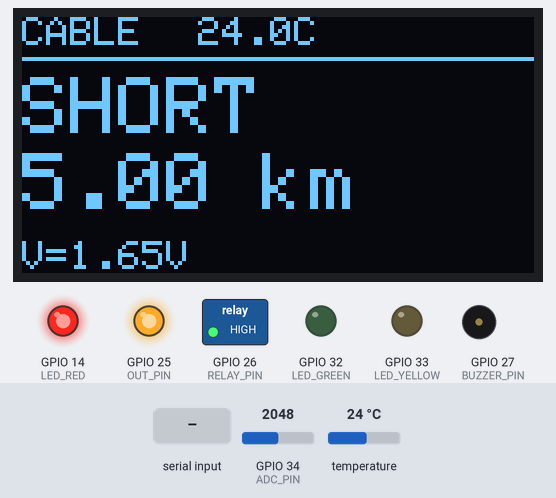
This program was run on a simulated ESP32. On the bench: 128×64 one-colour display, switched loads named in the program (green lamp = pin HIGH), output pins drawn as LEDs (lit = HIGH), buzzer (waves = sounding, pin HIGH). Inputs (shaded band) come from the test bench; at power-on: GPIO 34 (ADC_PIN) = 2048, temperature 24 °C. What the program prints to the serial monitor is not drawn.

Above: at 3.9 s.
4.0 s: GPIO 34 (ADC_PIN) set to 2445
At 7.9 s:
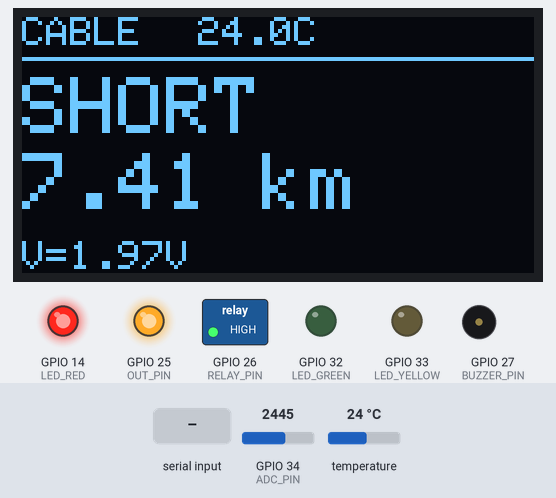
8.2 s: GPIO 34 (ADC_PIN) set to 2517
At 10.9 s:
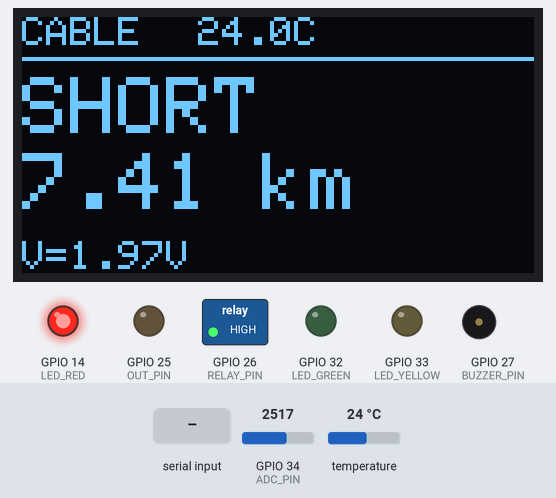
16.5 s: GPIO 34 (ADC_PIN) set to 2866
At 17.8 s:
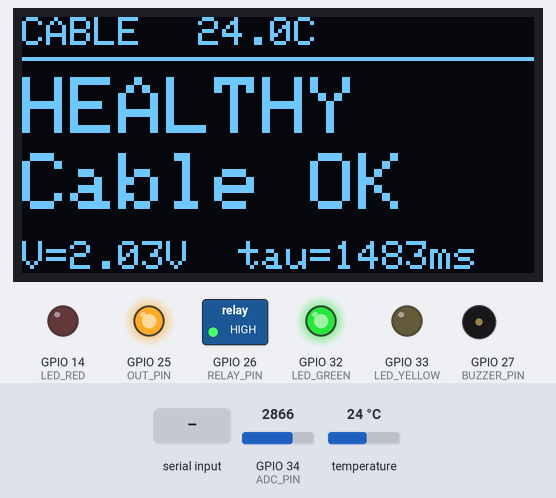
25.3 s: GPIO 34 (ADC_PIN) set to 2047
At 28.7 s:
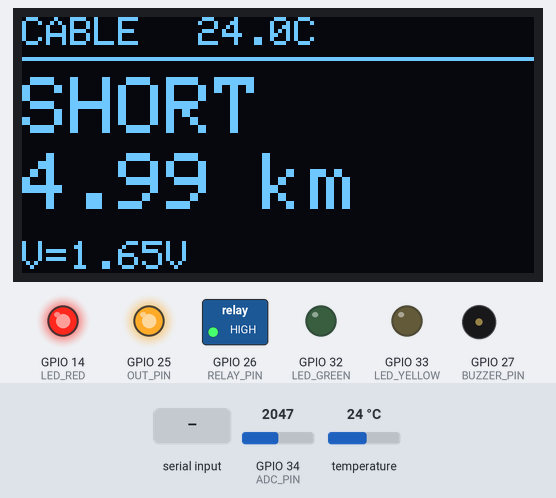
32.6 s: "m" received over Serial
At 37.9 s:
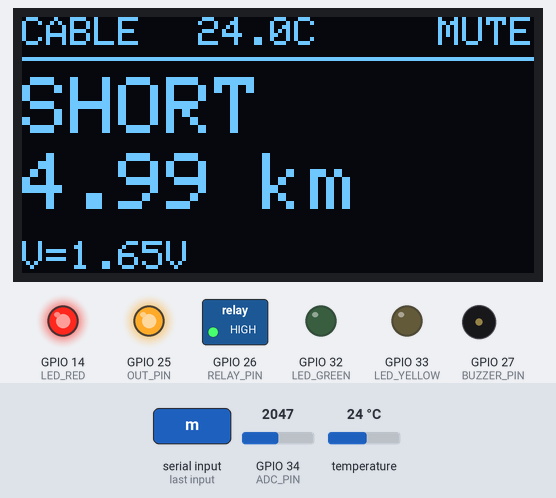
38.7 s: GPIO 34 (ADC_PIN) set to 3603
At 45.7 s:
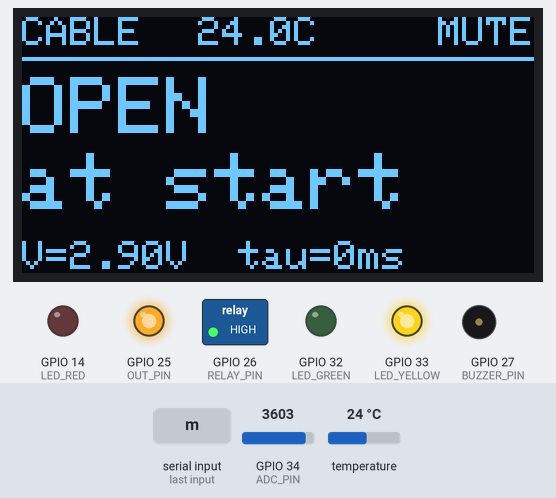
Timing chart, 0 to 57.1 s (numbered marks = the images above; inputs shaded):
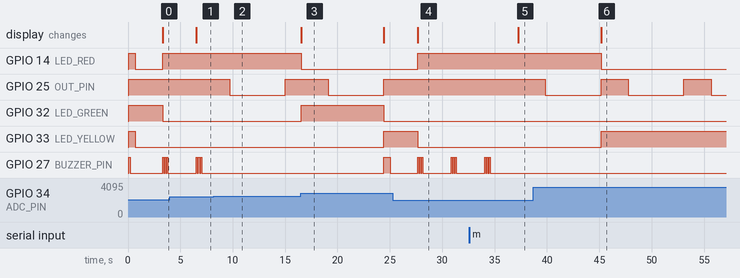

The program:

main.cpp
```cpp
// ESP32 R-C cable fault detection (no sensor modules)
// D25 drives the line through R_s (1 kOhm); D34 reads node A.
// Cable model: 100 ohm per conductor per km, 100 uF across each km, R_L 10 kOhm at the end.
//
// Short:  steady V low; R = R_s * V / (3.3 - V), distance = R / (2 * R_PER_KM)
// Else:   discharge, then time the charge to 63% of 3.3 V.
//         tau = R_s * C = 100 ms per connected km.
//         All 4 km connected -> healthy; fewer -> open after that many km.
//
// Relay (SO4): D26 -> relay IN, COM/NC in series with the line at 3 km.
// Serial Monitor: send '1' to open SO4 (open fault after 3 km), '0' to restore.
//
// Alerts: green LED D32 = healthy, yellow LED D33 = open, red LED D14 = short.
//         Buzzer D27: short = 3 quick beeps, open = 1 long beep each cycle.
//         Serial 'm' mutes / unmutes the buzzer.
//
// OLED SSD1306 128x64 (I2C 0x3C): SDA = D21, SCL = D22, VCC = 3V3.
// TMP117 (I2C 0x48) on the same SDA/SCL: cable temperature.
//         Healthy cable at or above OVERHEAT_C -> OVERHEAT (red LED, 2 beeps).
#include <Arduino.h>
#include <Wire.h>
#include <Adafruit_GFX.h>
#include <Adafruit_SSD1306.h>
#include <Adafruit_TMP117.h>

const int OUT_PIN = 25;
const int ADC_PIN = 34;
const int RELAY_PIN = 26;
const int LED_GREEN = 32;
const int LED_YELLOW = 33;
const int LED_RED = 14;
const int BUZZER_PIN = 27;
const bool RELAY_ACTIVE_LOW = true; // most relay modules switch on when IN is LOW
const bool BUZZER_ACTIVE_LOW = false;
const float VCC = 3.3;
const float RS = 1000.0;            // series resistor R_s
const float R_PER_KM = 100.0;       // per conductor, per km
const float TAU_PER_KM_MS = 100.0;  // R_s * 100 uF
const int CABLE_KM = 4;
const float SHORT_V = 2.0;          // steady V below this: short
const int TAU_MV = 2080;            // 63% of 3.3 V
const unsigned long SETTLE_MS = 2500;
const unsigned long TAU_TIMEOUT_MS = 3000;
const float OVERHEAT_C = 40.0;

enum Status { HEALTHY, SHORT_FAULT, OPEN_FAULT, OVERHEAT };

Adafruit_SSD1306 oled(128, 64, &Wire, -1);
Adafruit_TMP117 tmp117;
bool oledOk = false;
bool tmpOk = false;
float tempC = NAN;
bool relayOn = false;
bool muted = false;

// Status screen: header, big status, big distance, small V / tau line.
void drawScreen(const char* status, const char* distance, float v, float tau) {
  if (!oledOk) return;
  oled.clearDisplay();
  oled.setTextColor(SSD1306_WHITE);
  oled.setTextSize(1);
  oled.setCursor(0, 0);
  oled.print("CABLE");
  oled.setCursor(44, 0);
  if (isnan(tempC)) oled.print("--.-C");
  else oled.printf("%.1fC", tempC);
  if (muted) {
    oled.setCursor(104, 0);
    oled.print("MUTE");
  }
  oled.drawLine(0, 10, 127, 10, SSD1306_WHITE);
  oled.setTextSize(2);
  oled.setCursor(0, 15);
  oled.print(status);
  oled.setCursor(0, 34);
  oled.print(distance);
  oled.setTextSize(1);
  oled.setCursor(0, 56);
  if (tau >= 0) oled.printf("V=%.2fV  tau=%.0fms", v, tau);
  else oled.printf("V=%.2fV", v);
  oled.display();
}

void setRelay(bool on) {
  relayOn = on;
  digitalWrite(RELAY_PIN, (on != RELAY_ACTIVE_LOW) ? HIGH : LOW);
}

void buzzer(bool on) {
  digitalWrite(BUZZER_PIN, (on != BUZZER_ACTIVE_LOW) ? HIGH : LOW);
}

void beep(int count, int onMs, int offMs) {
  if (muted) return;
  for (int i = 0; i < count; i++) {
    buzzer(true);
    delay(onMs);
    buzzer(false);
    delay(offMs);
  }
}

void showStatus(Status st) {
  digitalWrite(LED_GREEN, st == HEALTHY);
  digitalWrite(LED_YELLOW, st == OPEN_FAULT);
  digitalWrite(LED_RED, st == SHORT_FAULT || st == OVERHEAT);
  if (st == SHORT_FAULT) beep(3, 100, 100);
  else if (st == OPEN_FAULT) beep(1, 600, 0);
  else if (st == OVERHEAT) beep(2, 300, 200);
}

void readTemp() {
  if (!tmpOk) return;
  sensors_event_t t;
  tmp117.getEvent(&t);
  tempC = t.temperature;
}

void handleSerial() {
  while (Serial.available()) {
    char c = Serial.read();
    if (c == '1') {
      setRelay(true);
      Serial.println(">> Relay ON: SO4 open (fault after 3 km)");
    } else if (c == '0') {
      setRelay(false);
      Serial.println(">> Relay OFF: SO4 closed (normal)");
    } else if (c == 'm') {
      muted = !muted;
      if (muted) buzzer(false);
      Serial.println(muted ? ">> Buzzer muted" : ">> Buzzer on");
    }
  }
}

float readVolts() {
  long sum = 0;
  for (int i = 0; i < 32; i++) sum += analogReadMilliVolts(ADC_PIN);
  return sum / 32.0 / 1000.0;
}

float measureTauMs() {
  digitalWrite(OUT_PIN, LOW);       // discharge the line
  unsigned long t = millis();
  while (analogReadMilliVolts(ADC_PIN) > 30 && millis() - t < 5000) delay(10);
  delay(300);
  unsigned long t0 = millis();
  digitalWrite(OUT_PIN, HIGH);
  while (analogReadMilliVolts(ADC_PIN) < TAU_MV && millis() - t0 < TAU_TIMEOUT_MS) {}
  return millis() - t0;
}

void setup() {
  pinMode(RELAY_PIN, OUTPUT);
  setRelay(false);                  // SO4 closed at power-up
  pinMode(BUZZER_PIN, OUTPUT);
  buzzer(false);
  pinMode(LED_GREEN, OUTPUT);
  pinMode(LED_YELLOW, OUTPUT);
  pinMode(LED_RED, OUTPUT);
  Serial.begin(115200);
  Wire.begin(21, 22);
  oledOk = oled.begin(SSD1306_SWITCHCAPVCC, 0x3C);
  if (!oledOk) Serial.println("OLED not found - check SDA/SCL/3V3/GND");
  tmpOk = tmp117.begin(0x48, &Wire);
  if (!tmpOk) Serial.println("TMP117 not found - check SDA/SCL/3V3/GND");
  drawScreen("STARTING", "", 0, -1);
  pinMode(OUT_PIN, OUTPUT);
  digitalWrite(OUT_PIN, HIGH);
  analogSetPinAttenuation(ADC_PIN, ADC_11db);
  Serial.println("Cable fault detection started");
  Serial.println("Send '1' = open SO4 via relay, '0' = restore, 'm' = mute buzzer");
  // lamp test: all LEDs + one short beep
  digitalWrite(LED_GREEN, HIGH);
  digitalWrite(LED_YELLOW, HIGH);
  digitalWrite(LED_RED, HIGH);
  beep(1, 150, 0);
  delay(500);
  showStatus(HEALTHY);
}

void loop() {
  handleSerial();
  digitalWrite(OUT_PIN, HIGH);
  delay(SETTLE_MS);                 // let the capacitors charge
  float v = readVolts();
  readTemp();
  Serial.printf("[SO4 %s] T = %.1f C  V = %.2f V  ->  ", relayOn ? "OPEN" : "ok", tempC, v);

  if (v < SHORT_V) {
    float r = RS * v / (VCC - v);
    float km = r / (2 * R_PER_KM);
    char dist[16];
    snprintf(dist, sizeof(dist), "%.2f km", km);
    Serial.printf("SHORT at %.2f km (R = %.0f ohm)\n", km, r);
    drawScreen("SHORT", dist, v, -1);
    showStatus(SHORT_FAULT);
    return;
  }

  float tau = measureTauMs();
  float km = tau / TAU_PER_KM_MS;
  char dist[16];
  Serial.printf("tau = %.0f ms  ->  ", tau);
  if (km > CABLE_KM - 0.5 && tempC >= OVERHEAT_C) {
    snprintf(dist, sizeof(dist), "%.1f C", tempC);
    Serial.printf("OVERHEAT (%.1f C)\n", tempC);
    drawScreen("OVERHEAT", dist, v, tau);
    showStatus(OVERHEAT);
  } else if (km > CABLE_KM - 0.5) {
    Serial.println("HEALTHY");
    drawScreen("HEALTHY", "Cable OK", v, tau);
    showStatus(HEALTHY);
  } else if (km < 0.5) {
    Serial.println("OPEN at the start (before 1 km)");
    drawScreen("OPEN", "at start", v, tau);
    showStatus(OPEN_FAULT);
  } else {
    snprintf(dist, sizeof(dist), "~%.1f km", km);
    Serial.printf("OPEN after ~%.1f km\n", km);
    drawScreen("OPEN", dist, v, tau);
    showStatus(OPEN_FAULT);
  }
}
```

Measured:
- the behaviour switches between 2481 and 2482 on GPIO 34 (ADC_PIN) (found by bisection; images 1 and 2)
- after the input at 4.0 s, the display: changes after 2.5 s (image 1)
- after the input at 8.2 s, GPIO 25 (OUT_PIN): HIGH → LOW after 1.5 s, → HIGH 5.3 s later; GPIO 27 (BUZZER_PIN): stops changing and stays LOW
- after the input at 16.5 s, GPIO 14 (LED_RED): HIGH → LOW after 0.03 s instead of 1.5 s; GPIO 25 (OUT_PIN): HIGH → LOW after 2.6 s instead of 4.1 s
- after the input at 25.3 s, GPIO 14 (LED_RED): LOW → HIGH after 2.4 s; GPIO 25 (OUT_PIN): stays HIGH (without the input it goes to LOW after 2.3 s)
- after the input at 32.6 s, GPIO 27 (BUZZER_PIN): goes on until 34.6 s, then stays LOW; the display: changes after 4.7 s (image 5)
- after the input at 38.7 s, GPIO 14 (LED_RED): HIGH → LOW after 6.5 s; GPIO 25 (OUT_PIN): alternates HIGH for 2.6 s and LOW for 5.3 s, starting after 1.2 s; GPIO 33 (LED_YELLOW): LOW → HIGH after 6.5 s; the display: changes after 6.5 s (image 6)
